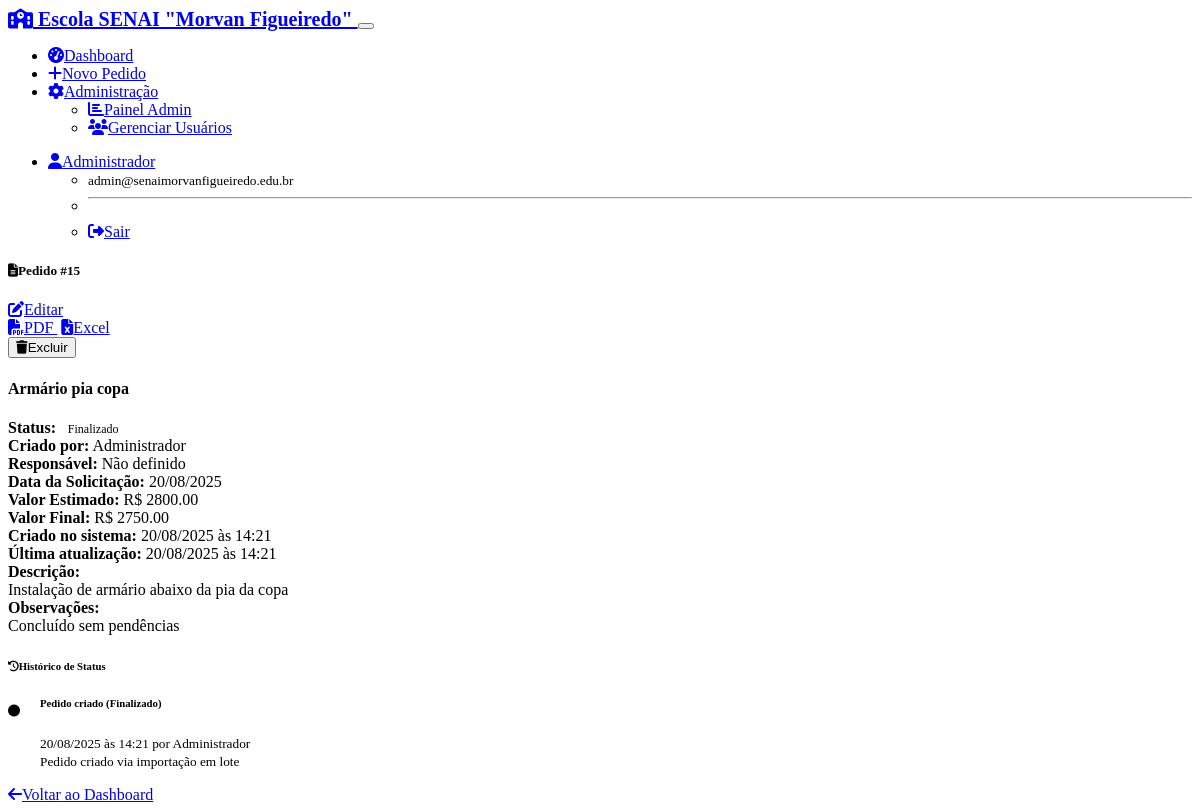
The page /request/15 (signed in) on the database its author committed.
### models.py (models this page shows, shortened)
class User(UserMixin, db.Model):
    id = db.Column(db.Integer, primary_key=True)
    username = db.Column(db.String(64), unique=True, nullable=False)
    email = db.Column(db.String(120), unique=True, nullable=False)
    full_name = db.Column(db.String(120), nullable=False)
    password_hash = db.Column(db.String(256))
    needs_password_reset = db.Column(db.Boolean, default=False, nullable=False)
    is_admin = db.Column(db.Boolean, default=False, nullable=False)
    active = db.Column(db.Boolean, default=True, nullable=False)
    created_at = db.Column(db.DateTime, default=datetime.utcnow)
    @property
    def is_active(self):
        return self.active
    acquisition_requests = db.relationship('AcquisitionRequest', foreign_keys='AcquisitionRequest.created_by_id', backref='creator', lazy='dynamic')
    assigned_requests = db.relationship('AcquisitionRequest', foreign_keys='AcquisitionRequest.responsible_id', backref='responsible', lazy='dynamic')
    status_changes = db.relationship('StatusChange', backref='changed_by_user', lazy='dynamic')

class AcquisitionRequest(db.Model):
    id = db.Column(db.Integer, primary_key=True)
    title = db.Column(db.String(200), nullable=False)
    description = db.Column(db.Text, nullable=False)
    status = db.Column(db.String(50), nullable=False, default='orcamento')
    observations = db.Column(db.Text)
    estimated_value = db.Column(db.Numeric(10, 2))  # Valor estimado para fase de orçamento
    final_value = db.Column(db.Numeric(10, 2))      # Valor final para fase de compra/entrega
    request_date = db.Column(db.Date, nullable=False, default=date.today)
    created_at = db.Column(db.DateTime, default=datetime.utcnow)
    updated_at = db.Column(db.DateTime, default=datetime.utcnow, onupdate=datetime.utcnow)
    created_by_id = db.Column(db.Integer, db.ForeignKey('user.id'), nullable=False)
    responsible_id = db.Column(db.Integer, db.ForeignKey('user.id'))
    attachments = db.relationship('Attachment', backref='request', lazy='dynamic', cascade='all, delete-orphan')
    status_changes = db.relationship('StatusChange', backref='request', lazy='dynamic', cascade='all, delete-orphan')
    STATUS_CHOICES = [
        ('orcamento', 'Orçamento'),
        ('fase_compra', 'Fase de Compra'),
        ('a_caminho', 'A Caminho'),
        ('finalizado', 'Finalizado')
    ]

class StatusChange(db.Model):
    id = db.Column(db.Integer, primary_key=True)
    old_status = db.Column(db.String(50))
    new_status = db.Column(db.String(50), nullable=False)
    change_date = db.Column(db.DateTime, default=datetime.utcnow)
    comments = db.Column(db.Text)
    request_id = db.Column(db.Integer, db.ForeignKey('acquisition_request.id'), nullable=False)
    changed_by_id = db.Column(db.Integer, db.ForeignKey('user.id'), nullable=False)
    def get_new_status_display(self):
        status_dict = dict(AcquisitionRequest.STATUS_CHOICES)
        return status_dict.get(self.new_status, self.new_status)

### routes.py (the view)
@app.route('/request/<int:id>')
@login_required
def view_request(id):
    request_obj = AcquisitionRequest.query.get_or_404(id)
    status_history = StatusChange.query.filter_by(request_id=id).order_by(desc(StatusChange.change_date)).all()
    return render_template('request_detail.html', request_obj=request_obj, status_history=status_history)

### app.py (called while the page is built)
@login_manager.user_loader
def load_user(user_id):
    from models import User
    return User.query.get(int(user_id))

### templates/request_detail.html (shortened to what this page needs)
{% extends "base.html" %}
{% block content %}
<div class="row">
    <div class="col-lg-8">
        <div class="card mb-4">
            <div class="card-header d-flex justify-content-between align-items-center">
                <h5 class="mb-0">
                    <i class="fas fa-file-alt me-2"></i>Pedido #{{ request_obj.id }}
                </h5>
                <div class="btn-group">
                    {% if current_user.is_admin or request_obj.created_by_id == current_user.id %}
                    <a href="{{ url_for('edit_request', id=request_obj.id) }}" class="btn btn-sm btn-primary">
                        <i class="fas fa-edit me-1"></i>Editar
                    </a>
                    {% endif %}
                    <div class="btn-group">
                        <a href="{{ url_for('generate_request_pdf_route', id=request_obj.id) }}" class="btn btn-sm btn-success">
                            <i class="fas fa-file-pdf me-1"></i>PDF
                        </a>
                        <a href="{{ url_for('export_excel_request', id=request_obj.id) }}" class="btn btn-sm btn-success">
                            <i class="fas fa-file-excel me-1"></i>Excel
                        </a>
                    </div>
                    {% if current_user.is_admin %}
                    <form method="POST" action="{{ url_for('delete_request', id=request_obj.id) }}"
                          class="d-inline" onsubmit="return confirm('Tem certeza que deseja excluir este pedido? Esta ação não pode ser desfeita.')">
                        <button type="submit" class="btn btn-sm btn-danger">
                            <i class="fas fa-trash me-1"></i>Excluir
                        </button>
                    </form>
                    {% endif %}
                </div>
            </div>
            <div class="card-body">
                <h4 class="card-title">{{ request_obj.title }}</h4>
                <div class="row mb-3">
                    <div class="col-md-6">
                        <strong>Status:</strong>
                        {% set status_classes = {
                            'orcamento': 'warning',
                            'fase_compra': 'info',
                            'a_caminho': 'primary',
                            'finalizado': 'success'
                        } %}
                        {% set status_names = {
                            'orcamento': 'Orçamento',
                            'fase_compra': 'Fase de Compra',
                            'a_caminho': 'A Caminho',
                            'finalizado': 'Finalizado'
                        } %}
                        <span class="badge bg-{{ status_classes.get(request_obj.status, 'secondary') }} text-white ms-2">
                            {{ status_names.get(request_obj.status, request_obj.status) }}
                        </span>
                    </div>
                    <div class="col-md-6">
                        <strong>Criado por:</strong> {{ request_obj.creator.full_name }}
                    </div>
                </div>
                <div class="row mb-3">
                    <div class="col-md-6">
                        <strong>Responsável:</strong>
                        {% if request_obj.responsible %}
                            {{ request_obj.responsible.full_name }}
                        {% else %}
                            <span class="text-muted">Não definido</span>
                        {% endif %}
                    </div>
                    <div class="col-md-6">
                        <strong>Data da Solicitação:</strong>
                        {{ request_obj.request_date.strftime('%d/%m/%Y') }}
                    </div>
                </div>
                <div class="row mb-3">
                    <div class="col-md-6">
                        <strong>Valor Estimado:</strong>
                        {% if request_obj.estimated_value %}
                            <span class="text-success fw-bold">R$ {{ "%.2f"|format(request_obj.estimated_value) }}</span>
                        {% else %}
                            <span class="text-muted">Não informado</span>
                        {% endif %}
                    </div>
                    <div class="col-md-6">
                        <strong>Valor Final:</strong>
                        {% if request_obj.final_value %}
                            <span class="text-warning fw-bold">R$ {{ "%.2f"|format(request_obj.final_value) }}</span>
                        {% else %}
                            <span class="text-muted">Não informado</span>
                        {% endif %}
                    </div>
                </div>
                <div class="row mb-3">
                    <div class="col-md-6">
                        <strong>Criado no sistema:</strong>
                        {{ request_obj.created_at.strftime('%d/%m/%Y às %H:%M') }}
                    </div>
                    {% if request_obj.updated_at != request_obj.created_at %}
                    <div class="col-md-6">
                        <strong>Última atualização:</strong>
                        {{ request_obj.updated_at.strftime('%d/%m/%Y às %H:%M') }}
                    </div>
                    {% endif %}
                </div>
                <div class="mb-3">
                    <strong>Descrição:</strong>
                    <div class="mt-2 p-3 bg-body-secondary rounded">
                        {{ request_obj.description | replace('\n', '<br>') | safe }}
                    </div>
                </div>
                {% if request_obj.observations %}
                <div class="mb-3">
                    <strong>Observações:</strong>
                    <div class="mt-2 p-3 bg-body-secondary rounded">
                        {{ request_obj.observations | replace('\n', '<br>') | safe }}
                    </div>
                </div>
                {% endif %}
            </div>
        </div>
    </div>
    <div class="col-lg-4">
        <div class="card">
            <div class="card-header">
                <h6 class="mb-0">
                    <i class="fas fa-history me-2"></i>Histórico de Status
                </h6>
            </div>
            <div class="card-body">
                {% if status_history %}
                    <div class="timeline">
                        {% for change in status_history %}
                        <div class="timeline-item mb-3">
                            <div class="timeline-marker">
                                <i class="fas fa-circle"></i>
                            </div>
                            <div class="timeline-content">
                                <h6 class="mb-1">
                                    {% if change.old_status %}
                                        {{ change.get_old_status_display() }} → {{ change.get_new_status_display() }}
                                    {% else %}
                                        Pedido criado ({{ change.get_new_status_display() }})
                                    {% endif %}
                                </h6>
                                <small class="text-muted">
                                    {{ change.change_date.strftime('%d/%m/%Y às %H:%M') }} por
                                    {{ change.changed_by_user.full_name }}
                                </small>
                                {% if change.comments %}
                                <div class="mt-2">
                                    <small class="text-muted">{{ change.comments }}</small>
                                </div>
                                {% endif %}
                            </div>
                        </div>
                        {% endfor %}
                    </div>
                {% else %}
                    <p class="text-muted text-center">Nenhum histórico disponível</p>
                {% endif %}
            </div>
        </div>
    </div>
</div>
<div class="mt-4">
    <a href="{{ url_for('dashboard') }}" class="btn btn-secondary">
        <i class="fas fa-arrow-left me-1"></i>Voltar ao Dashboard
    </a>
</div>
{% endblock %}

### templates/base.html (shortened to what this page needs)
<!DOCTYPE html>
<html lang="pt-BR" data-bs-theme="dark">
<head>
    <link href="https://cdn.replit.com/agent/bootstrap-agent-dark-theme.min.css" rel="stylesheet">
    <link rel="stylesheet" href="https://cdnjs.cloudflare.com/ajax/libs/font-awesome/6.4.0/css/all.min.css">
    <link rel="stylesheet" href="{{ url_for('static', filename='style.css') }}">
</head>
<body>
    {% if current_user.is_authenticated %}
    <nav class="navbar navbar-expand-lg navbar-dark bg-primary">
        <div class="container">
            <a class="navbar-brand" href="{{ url_for('dashboard') }}">
                <i class="fas fa-school me-2"></i>
Escola SENAI "Morvan Figueiredo"
            </a>
            <button class="navbar-toggler" type="button" data-bs-toggle="collapse" data-bs-target="#navbarNav">
            </button>
            <div class="collapse navbar-collapse" id="navbarNav">
                <ul class="navbar-nav me-auto">
                    <li class="nav-item">
                        <a class="nav-link" href="{{ url_for('dashboard') }}">
                            <i class="fas fa-tachometer-alt me-1"></i>Dashboard
                        </a>
                    </li>
                    <li class="nav-item">
                        <a class="nav-link" href="{{ url_for('new_request') }}">
                            <i class="fas fa-plus me-1"></i>Novo Pedido
                        </a>
                    </li>
                    {% if current_user.is_admin %}
                    <li class="nav-item dropdown">
                        <a class="nav-link dropdown-toggle" href="#" role="button" data-bs-toggle="dropdown">
                            <i class="fas fa-cog me-1"></i>Administração
                        </a>
                        <ul class="dropdown-menu">
                            <li><a class="dropdown-item" href="{{ url_for('admin_panel') }}">
                                <i class="fas fa-chart-bar me-1"></i>Painel Admin
                            </a></li>
                            <li><a class="dropdown-item" href="{{ url_for('user_management') }}">
                                <i class="fas fa-users me-1"></i>Gerenciar Usuários
                            </a></li>
                        </ul>
                    </li>
                    {% endif %}
                </ul>
                <ul class="navbar-nav">
                    <li class="nav-item dropdown">
                        <a class="nav-link dropdown-toggle" href="#" role="button" data-bs-toggle="dropdown">
                            <i class="fas fa-user me-1"></i>{{ current_user.full_name }}
                        </a>
                        <ul class="dropdown-menu">
                            <li><span class="dropdown-item-text">
                                <small class="text-muted">{{ current_user.email }}</small>
                            </span></li>
                            <li><hr class="dropdown-divider"></li>
                            <li><a class="dropdown-item" href="{{ url_for('logout') }}">
                                <i class="fas fa-sign-out-alt me-1"></i>Sair
                            </a></li>
                        </ul>
                    </li>
                </ul>
            </div>
        </div>
    </nav>
    {% endif %}
    <main class="container my-4">
        {% if error_message %}
            <div class="text-center">
                <h1 class="display-1">😔</h1>
                <h2>{{ error_message }}</h2>
                <a href="{{ url_for('dashboard') }}" class="btn btn-primary">
                    <i class="fas fa-home me-1"></i>Voltar ao Dashboard
                </a>
            </div>
        {% else %}
            {% block content %}{% endblock %}
        {% endif %}
    </main>
</body>
</html>

### static/style.css (style rules this page uses)
.timeline { position: relative; }
.timeline-item { position: relative; padding-left: 2rem; }
.timeline-marker { position: absolute; left: 0; top: 0.25rem; width: 1rem; height: 1rem; color: var(--bs-primary); }
.timeline-marker i { font-size: 0.75rem; }
.timeline-content { padding-bottom: 1rem; }
.badge { font-size: 0.75rem; padding: 0.35em 0.65em; }
.card { transition: box-shadow 0.15s ease-in-out; }
.navbar-brand { font-weight: 600; font-size: 1.25rem; }
.btn + .btn { margin-left: 0.25rem; }
.fade-in { animation: fadeIn 0.3s ease-in; }
.status-finalizado { color: var(--bs-success); }

### rows shown on the page
User: full_name "Administrador", email "admin@senaimorvanfigueiredo.edu.br", creator.full_name "Administrador"
AcquisitionRequest: id "15", title "Armário pia copa", get "Finalizado", request_date "20/08/2025", estimated_value "2800.00", final_value "2750.00", created_at "20/08/2025 às 14:21", updated_at "20/08/2025 às 14:21", description "Instalação de armário abaixo da pia da copa", observations "Concluído sem pendências"
StatusChange: new_status "Finalizado", change_date "20/08/2025 às 14:21", changed_by_user.full_name "Administrador", comments "Pedido criado via importação em lote"
